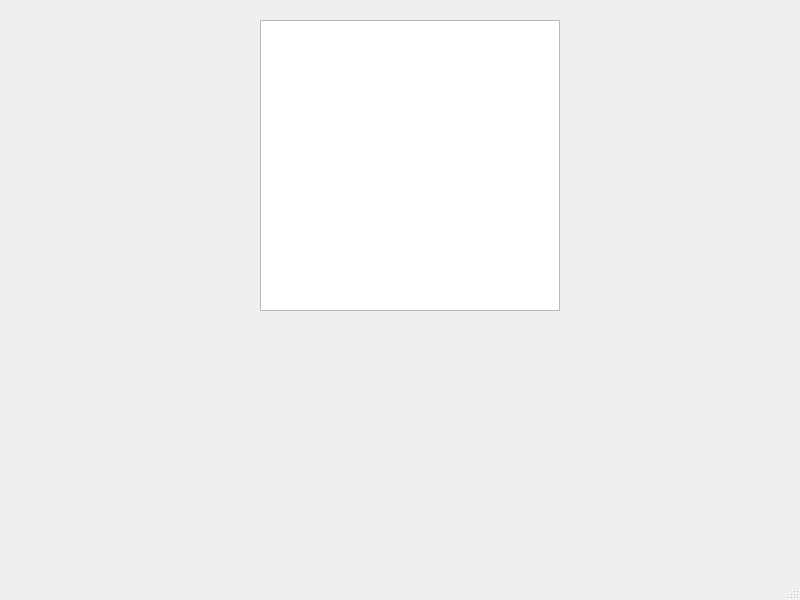
<?xml version="1.0" encoding="UTF-8"?>
<ui version="4.0">
 <class>TestWindow</class>
 <widget class="QMainWindow" name="TestWindow">
  <property name="geometry">
   <rect>
    <x>0</x>
    <y>0</y>
    <width>800</width>
    <height>600</height>
   </rect>
  </property>
  <property name="windowTitle">
   <string>MainWindow</string>
  </property>
  <widget class="QWidget" name="centralwidget">
   <widget class="QTableView" name="grdView">
    <property name="geometry">
     <rect>
      <x>260</x>
      <y>20</y>
      <width>300</width>
      <height>291</height>
     </rect>
    </property>
    <property name="minimumSize">
     <size>
      <width>300</width>
      <height>0</height>
     </size>
    </property>
    <property name="contextMenuPolicy">
     <enum>Qt::CustomContextMenu</enum>
    </property>
    <property name="selectionMode">
     <enum>QAbstractItemView::MultiSelection</enum>
    </property>
    <property name="selectionBehavior">
     <enum>QAbstractItemView::SelectRows</enum>
    </property>
    <property name="sortingEnabled">
     <bool>true</bool>
    </property>
    <attribute name="verticalHeaderVisible">
     <bool>false</bool>
    </attribute>
   </widget>
  </widget>
  <widget class="QMenuBar" name="menubar">
   <property name="geometry">
    <rect>
     <x>0</x>
     <y>0</y>
     <width>800</width>
     <height>21</height>
    </rect>
   </property>
  </widget>
  <widget class="QStatusBar" name="statusbar"/>
 </widget>
 <resources/>
 <connections/>
</ui>
